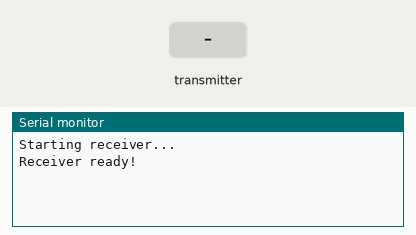
This sketch was run on a simulated Arduino Uno, built with avr-gcc and run on an emulated ATmega328P. On the bench: the last lines printed to the serial monitor. Inputs (shaded band) come from the test bench. No radio packets arrive unless stated.

Above: at 1.2 s.
1.3 s: the transmitter starts sending deviceId = 0
At 1.37 s:
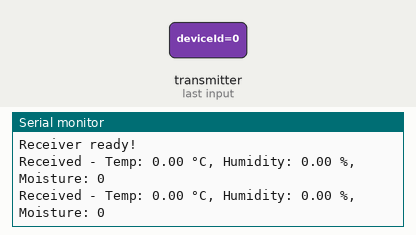
3.2 s: the transmitter starts sending temperature = 25
At 3.27 s:
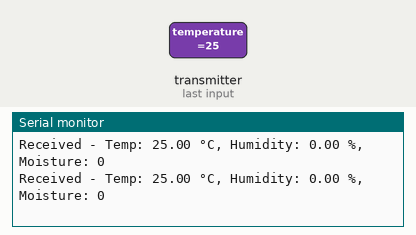
6.2 s: the transmitter starts sending humidity = 0
9.2 s: the transmitter starts sending moisture = 0
12.2 s: the transmitter starts sending deviceId = 64
15.2 s: the transmitter starts sending temperature = 50
At 15.21 s:
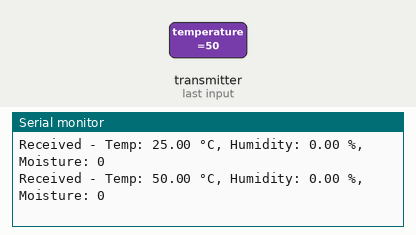
Timing chart, 0 to 18.2 s (numbered marks = the images above; inputs shaded):
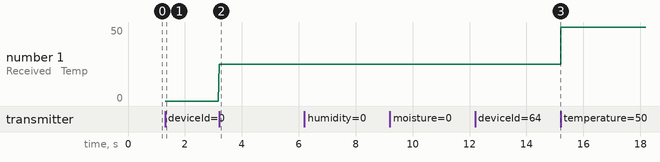

The sketch:

serial-adapter.ino
```cpp
#include <SPI.h>
#include "printf.h"
#include <nRF24L01.h>
#include <RF24.h>

RF24 radio(9, 10); // CE, CSN pins

// Address matching the transmitter
const uint64_t address = 0xF0F0F0F001LL;

// Define the payload structure to match the sender
struct Payload {
    uint8_t deviceId;
    float temperature;
    float humidity;
    uint16_t moisture;
};

void setup() {
    Serial.begin(115200);
    printf_begin();  // needed for printDetails()
    Serial.println("Starting receiver...");

    // Initialize radio
    if (!radio.begin()) {
        Serial.println("nRF24L01+ not responding");
        while (1); // Halt execution
    }

    radio.setRetries(5, 15); // 5 * 250µs delay between retries, max 15 retries
    //radio.setPALevel(RF24_PA_LOW); // Lower power level to avoid noise
    //radio.setDataRate(RF24_250KBPS); // Lower data rate = Better reliability
    radio.setChannel(76); // default
    //radio.setCRCLength(RF24_CRC_16);
    //radio.setAddressWidth(5); // 5-byte address

    // Open reading pipe to match the sender address
    radio.openReadingPipe(0, address);
    radio.enableDynamicPayloads(); // Allow flexible payload size
    radio.setAutoAck(true); // Enable ACK for reliable transmission

    radio.printDetails(); // Print radio configuration for debugging
    radio.startListening(); // Start receiving mode

    Serial.println("Receiver ready!");
}

void loop() {
    if (radio.available()) {
        Payload payload;
        uint8_t len = radio.getDynamicPayloadSize(); // Read payload size

        if (len == sizeof(Payload)) {
            radio.read(&payload, len);

            // Print received data to serial monitor
            Serial.print("Received - Temp: ");
            Serial.print(payload.temperature);
            Serial.print(" °C, Humidity: ");
            Serial.print(payload.humidity);
            Serial.print(" %, Moisture: ");
            Serial.print(payload.moisture);
            Serial.println();

            // Send back an ACK payload (optional)
            Payload ackPayload;
            ackPayload.temperature = 21.5;
            ackPayload.humidity = 50.0;
            ackPayload.moisture = 400;

            // Write ACK payload — this will be sent with the ACK
            radio.writeAckPayload(0, &ackPayload, sizeof(ackPayload));
        } else {
            Serial.print("Invalid payload size: ");
            Serial.println(len);
        }
    }
}
```

Measured:
- after the input at 1.3 s, the serial monitor: prints a new line at once (image 1)
- after the input at 3.2 s, the serial monitor: prints a new line at once (image 2)
- after the input at 15.2 s, the serial monitor: prints a new line at once (image 3)
- plotted number 1: 0 → 25 after the input at 3.2 s, 25 → 50 after the input at 15.2 s
